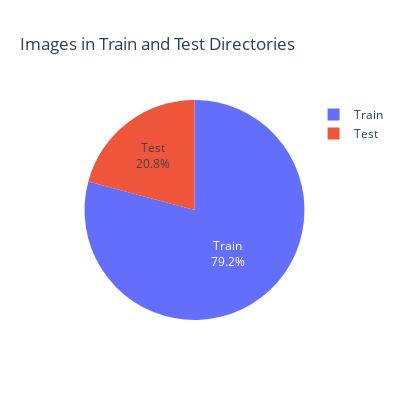

Notebook cell for this chart:
### Code cell
train_count = len(list(train_dir.glob('*/*')))
test_count = len(list(test_dir.glob('*/*')))

print(" --------------------------------------")
print("  Images in Training set : {} \n  Images in Test det : {}".format(train_count,test_count))
print(" --------------------------------------")
cats=["Train","Test"]
vals=[train_count, test_count]
valdf=pd.DataFrame({"Directories":cats,"Count":vals})
fig=px.pie(valdf,names="Directories",values="Count",color="Directories",title="Images in Train and Test Directories",height=400,width=400)
fig.update_traces(textposition='inside',textinfo='percent+label')
fig.show()

### Figure 1 — Plotly figure (JSON) as saved in the notebook; plotly's stock layout.template omitted (floating-point values rounded to 4 significant figures)
{"data": [{"customdata": [["Train"], ["Test"]], "domain": {"x": [0, 1], "y": [0, 1]}, "hovertemplate": "Directories=%{customdata[0]}<br>Count=%{value}<extra></extra>", "labels": ["Train", "Test"], "legendgroup": "", "marker": {"colors": ["#636efa", "#EF553B"]}, "name": "", "showlegend": true, "textinfo": "percent+label", "textposition": "inside", "type": "pie", "values": [251, 66]}], "layout": {"height": 400, "legend": {"tracegroupgap": 0}, "title": {"text": "Images in Train and Test Directories"}, "width": 400}}
